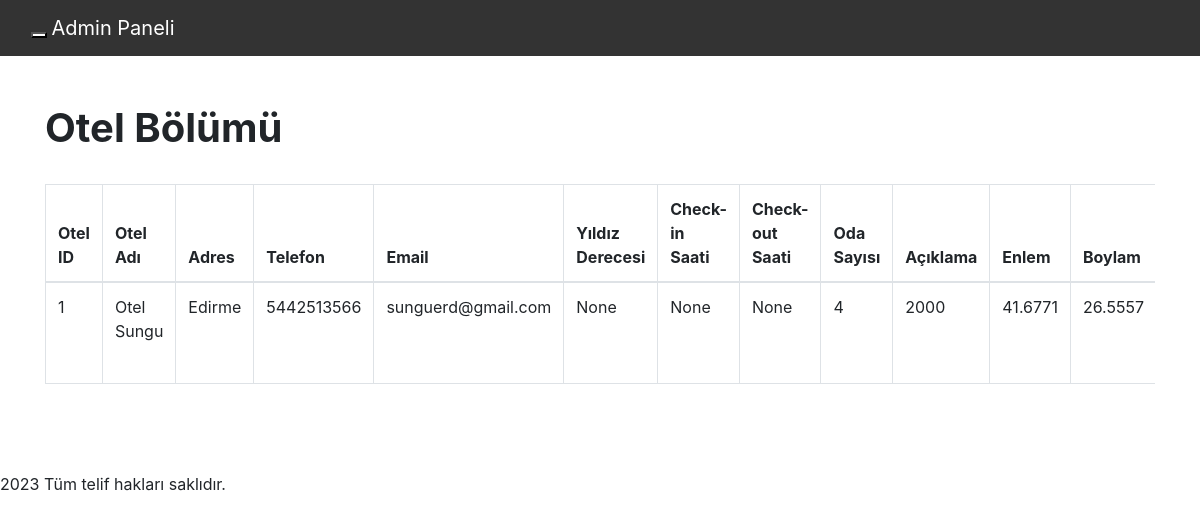
Screenshot of /admin/oteller with the database file from the repository.
### tables this page shows
CREATE TABLE "hotel" (
    "hotel_id" INTEGER,
    "name" TEXT,
    "address" TEXT,
    "phone" INTEGER,
    "email" TEXT,
    "star_rating" INTEGER,
    "checkin_time" TEXT,
    "checkout_time" TEXT,
    "rooms" INTEGER,
    "description" TEXT,
    "location_lat" INTEGER,
    "location_lng" INTEGER,
    "tax_number" INTEGER,
    "parola" INTEGER,
    PRIMARY KEY ("hotel_id")
);

### dashboard.py (the view)
@app.route("/admin/oteller", methods=['GET'])
def hotels():
    otels = get_hotels()  # get_users fonksiyonunu implemente ettiğinizi varsayalım
    return render_template('/admin/oteller.html', hotels=otels)

### dashboard.py (called while the page is built)
def create_connection():
    conn = sqlite3.connect('deneme2.db')
    return conn

def get_hotels():
    conn = create_connection()  # Veritabanı adınızı buraya ekleyin
    cursor = conn.cursor()
    cursor.execute("SELECT * FROM hotel")
    hotels = cursor.fetchall()
    conn.close()
    return hotels

### templates/admin/oteller.html (shortened to what this page needs)
<!DOCTYPE html>
<html lang="tr">
<head>
    <link href="https://maxcdn.bootstrapcdn.com/bootstrap/4.5.2/css/bootstrap.min.css" rel="stylesheet">
</head>
<body>
    <nav class="navbar navbar-default" style="background-color: #333; border-color: #444; color: #fff;">
        <div class="container-fluid">
            <div class="navbar-header">
                <button type="button" class="navbar-toggle" data-toggle="collapse" data-target="#myNavbar" style="background-color: #fff;">
                </button>
                <a class="navbar-brand" href="#" style="color: #fff;">Admin Paneli</a>
            </div>
        </div>
    </nav>
    <br>
    <br>
    <div class="container">
        <h1><b>Otel Bölümü</b></h1>
        <br>
        <div class="table-responsive">
            <table class="table table-bordered">
                <thead>
                    <tr>
                        <th>Otel ID</th>
                        <th>Otel Adı</th>
                        <th>Adres</th>
                        <th>Telefon</th>
                        <th>Email</th>
                        <th>Yıldız Derecesi</th>
                        <th>Check-in Saati</th>
                        <th>Check-out Saati</th>
                        <th>Oda Sayısı</th>
                        <th>Açıklama</th>
                        <th>Enlem</th>
                        <th>Boylam</th>
                    </tr>
                </thead>
                <tbody>
                    {% for hotel in hotels %}
                        <tr>
                            <td>{{ hotel[0] }}</td>
                            <td>{{ hotel[1] }}</td>
                            <td>{{ hotel[2] }}</td>
                            <td>{{ hotel[3] }}</td>
                            <td>{{ hotel[4] }}</td>
                            <td>{{ hotel[5] }}</td>
                            <td>{{ hotel[6] }}</td>
                            <td>{{ hotel[7] }}</td>
                            <td>{{ hotel[8] }}</td>
                            <td>{{ hotel[9] }}</td>
                            <td>{{ hotel[10] }}</td>
                            <td>{{ hotel[11] }}</td>
                        </tr>
                    {% endfor %}
                </tbody>
            </table>
        </div>
        <br>
    </div>
    <br>
    <br>
    <div class="footer">
        2023 Tüm telif hakları saklıdır.
    </div>
</body>
</html>

### rows the page displays
hotel: hotel_id "1", name "Otel Sungu", address "Edirme", phone "5442513566", email "sunguerd@gmail.com", hotel "None", rooms "4", description "2000", location_lat "41.6771", location_lng "26.5557"
